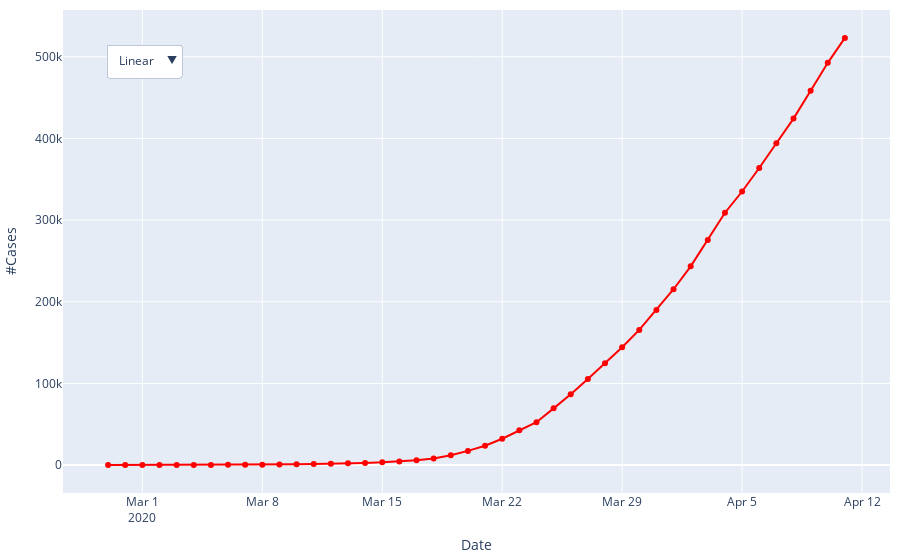

The cell this chart's notebook holds for it:
### Markdown cell above
Now we will start using plotly to make interactive plots we can show on a web site. For this first one, we will show the same time-series data, but in one plot with a dropdown menu that lets you select log or linear y axis. Ironically, *these plotly graphs will not show* when you are viewing this notebook in Github you need to run it in interactive mode.

### Code cell
# Plot in plotly with dropdown to select log vs linear
fig_time_dropit = go.Figure()
fig_time_dropit.add_trace(go.Scatter(x = covid_time['date'], y = covid_time['cases'],
                    mode='lines+markers',
                    name='Covid over Time',
                    line_color='red'))

fig_time_dropit.update_layout(
    updatemenus=[
        dict(
            buttons=list([
                dict(label="Linear",
                    method="update",
                    args = [{'title': 'Linear scale'},
                            {'yaxis': {'type': 'linear'}}] ),
                dict(label="Log",
                    method="update",
                    args = [{'title': 'Log scale'},
                            {'yaxis': {'type': 'log'}}] )
            ]),
            direction="down",
            pad={"l": 10, "b": 10, "r": 10, "t": 10},
            showactive=True,
            x=0.04,
            xanchor="left",
            y=0.95,
            yanchor="top"),
    ],
    xaxis_title = "Date",
    yaxis_title = "#Cases",
    margin=dict(
        l=10,
        r=10,
        b=10,
        t=10,
        pad=0
    ),
)
fig_time_dropit.show()

### Figure 1 — Plotly figure (JSON) as saved in the notebook; plotly's stock layout.template omitted (floating-point values rounded to 4 significant figures)
{"data": [{"line": {"color": "red"}, "mode": "lines+markers", "name": "Covid over Time", "type": "scatter", "x": ["2020-02-28T00:00:00", "2020-02-29T00:00:00", "2020-03-01T00:00:00", "2020-03-02T00:00:00", "2020-03-03T00:00:00", "2020-03-04T00:00:00", "2020-03-05T00:00:00", "2020-03-06T00:00:00", "2020-03-07T00:00:00", "2020-03-08T00:00:00", "2020-03-09T00:00:00", "2020-03-10T00:00:00", "2020-03-11T00:00:00", "2020-03-12T00:00:00", "2020-03-13T00:00:00", "2020-03-14T00:00:00", "2020-03-15T00:00:00", "2020-03-16T00:00:00", "2020-03-17T00:00:00", "2020-03-18T00:00:00", "2020-03-19T00:00:00", "2020-03-20T00:00:00", "2020-03-21T00:00:00", "2020-03-22T00:00:00", "2020-03-23T00:00:00", "2020-03-24T00:00:00", "2020-03-25T00:00:00", "2020-03-26T00:00:00", "2020-03-27T00:00:00", "2020-03-28T00:00:00", "2020-03-29T00:00:00", "2020-03-30T00:00:00", "2020-03-31T00:00:00", "2020-04-01T00:00:00", "2020-04-02T00:00:00", "2020-04-03T00:00:00", "2020-04-04T00:00:00", "2020-04-05T00:00:00", "2020-04-06T00:00:00", "2020-04-07T00:00:00", "2020-04-08T00:00:00", "2020-04-09T00:00:00", "2020-04-10T00:00:00", "2020-04-11T00:00:00"], "y": [9, 18, 31, 35, 60, 157, 204, 296, 421, 562, 793, 1006, 1260, 1519, 2164, 2672, 3452, 4298, 6031, 8098, 12070, 17422, 23670, 32319, 42595, 52561, 69492, 86793, 105474, 124897, 144391, 165597, 190096, 215381, 243462, 275542, 309097, 335069, 363815, 394230, 424391, 458474, 492678, 523199]}], "layout": {"margin": {"b": 10, "l": 10, "pad": 0, "r": 10, "t": 10}, "updatemenus": [{"buttons": [{"args": [{"title": "Linear scale"}, {"yaxis": {"type": "linear"}}], "label": "Linear", "method": "update"}, {"args": [{"title": "Log scale"}, {"yaxis": {"type": "log"}}], "label": "Log", "method": "update"}], "direction": "down", "pad": {"b": 10, "l": 10, "r": 10, "t": 10}, "showactive": true, "x": 0.04, "xanchor": "left", "y": 0.95, "yanchor": "top"}], "xaxis": {"title": {"text": "Date"}}, "yaxis": {"title": {"text": "#Cases"}}}}
